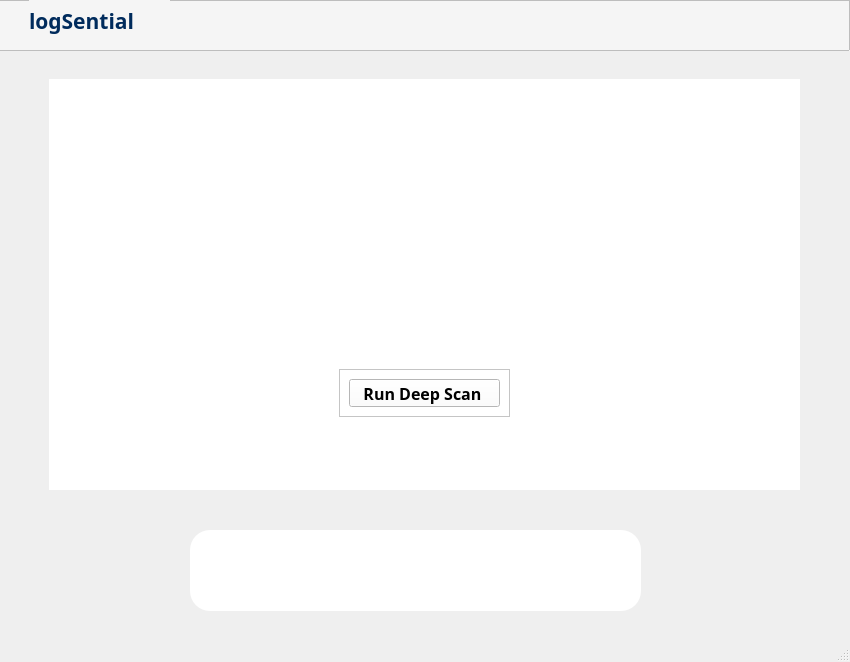
<?xml version="1.0" encoding="UTF-8"?>
<ui version="4.0">
 <class>MainWindow</class>
 <widget class="QMainWindow" name="MainWindow">
  <property name="geometry">
   <rect>
    <x>0</x>
    <y>0</y>
    <width>850</width>
    <height>662</height>
   </rect>
  </property>
  <property name="cursor">
   <cursorShape>ArrowCursor</cursorShape>
  </property>
  <property name="windowTitle">
   <string>MainWindow</string>
  </property>
  <widget class="QWidget" name="centralwidget">
   <widget class="QFrame" name="titleFrame">
    <property name="geometry">
     <rect>
      <x>-11</x>
      <y>0</y>
      <width>861</width>
      <height>51</height>
     </rect>
    </property>
    <property name="styleSheet">
     <string notr="true">QFrame {
background-color:#F5F5F5;
}</string>
    </property>
    <property name="frameShape">
     <enum>QFrame::StyledPanel</enum>
    </property>
    <property name="frameShadow">
     <enum>QFrame::Raised</enum>
    </property>
    <widget class="QLabel" name="SENTIAL">
     <property name="geometry">
      <rect>
       <x>40</x>
       <y>0</y>
       <width>141</width>
       <height>41</height>
      </rect>
     </property>
     <property name="font">
      <font>
       <family>Trebuchet MS</family>
       <pointsize>16</pointsize>
       <weight>75</weight>
       <bold>true</bold>
      </font>
     </property>
     <property name="styleSheet">
      <string notr="true">color: #002B5C;</string>
     </property>
     <property name="text">
      <string>logSential</string>
     </property>
    </widget>
    <widget class="QWidget" name="layoutWidget">
     <property name="geometry">
      <rect>
       <x>740</x>
       <y>10</y>
       <width>120</width>
       <height>26</height>
      </rect>
     </property>
     <layout class="QHBoxLayout" name="windowFlagLayout">
      <property name="spacing">
       <number>30</number>
      </property>
      <item>
       <widget class="QPushButton" name="MINIMIZE">
        <property name="styleSheet">
         <string notr="true">QPushButton{	
	border: none;
}
QPushButton:hover {
	icon: &quot;../Assets/minimize_hover.svg&quot;;
	background-color:#002b5c;
}</string>
        </property>
        <property name="text">
         <string/>
        </property>
        <property name="icon">
         <iconset>
          <normaloff>../Assets/minimize.svg</normaloff>../Assets/minimize.svg</iconset>
        </property>
       </widget>
      </item>
      <item>
       <widget class="QPushButton" name="CLOSE">
        <property name="styleSheet">
         <string notr="true">border: none;

</string>
        </property>
        <property name="text">
         <string/>
        </property>
        <property name="icon">
         <iconset>
          <normaloff>../Assets/close.svg</normaloff>../Assets/close.svg</iconset>
        </property>
       </widget>
      </item>
     </layout>
    </widget>
   </widget>
   <widget class="QFrame" name="navFrame">
    <property name="geometry">
     <rect>
      <x>190</x>
      <y>530</y>
      <width>451</width>
      <height>81</height>
     </rect>
    </property>
    <property name="styleSheet">
     <string notr="true">background-color: rgb(255, 255, 255);
border-radius:20px;</string>
    </property>
    <property name="frameShape">
     <enum>QFrame::StyledPanel</enum>
    </property>
    <property name="frameShadow">
     <enum>QFrame::Raised</enum>
    </property>
    <widget class="QPushButton" name="monitorButton">
     <property name="geometry">
      <rect>
       <x>20</x>
       <y>-10</y>
       <width>101</width>
       <height>91</height>
      </rect>
     </property>
     <property name="cursor">
      <cursorShape>PointingHandCursor</cursorShape>
     </property>
     <property name="styleSheet">
      <string notr="true">border-radius:20px;</string>
     </property>
     <property name="text">
      <string/>
     </property>
     <property name="icon">
      <iconset>
       <normaloff>../Assets/monitor.svg</normaloff>../Assets/monitor.svg</iconset>
     </property>
     <property name="iconSize">
      <size>
       <width>50</width>
       <height>50</height>
      </size>
     </property>
    </widget>
   </widget>
   <widget class="QStackedWidget" name="stackedWidget">
    <property name="geometry">
     <rect>
      <x>49</x>
      <y>79</y>
      <width>751</width>
      <height>411</height>
     </rect>
    </property>
    <widget class="QWidget" name="page">
     <property name="styleSheet">
      <string notr="true">background-color: rgb(255, 255, 255);</string>
     </property>
     <widget class="QFrame" name="frame_4">
      <property name="geometry">
       <rect>
        <x>290</x>
        <y>290</y>
        <width>171</width>
        <height>48</height>
       </rect>
      </property>
      <property name="cursor">
       <cursorShape>PointingHandCursor</cursorShape>
      </property>
      <property name="styleSheet">
       <string notr="true">QFrame {
background-color: rgb(245, 245, 245);
border-: 2px solid #002b5c;
border-radius:20px;
}
QFrame:hover {
background-color:#002b5c;
QPushButton {
	background-color:#002b5c;
}
}
QPushButton {
color: #002b5c;
background-color:rgb(245,245,245);
border: solid #002b5c;
}
QPushButton:hover {
color:#f5f5f5;
background-color:#002b5c;
}</string>
      </property>
      <property name="frameShape">
       <enum>QFrame::StyledPanel</enum>
      </property>
      <property name="frameShadow">
       <enum>QFrame::Raised</enum>
      </property>
      <layout class="QGridLayout" name="gridLayout">
       <item row="0" column="0">
        <widget class="QPushButton" name="pushButton">
         <property name="font">
          <font>
           <family>Trebuchet MS</family>
           <pointsize>12</pointsize>
           <weight>75</weight>
           <bold>true</bold>
          </font>
         </property>
         <property name="cursor">
          <cursorShape>PointingHandCursor</cursorShape>
         </property>
         <property name="styleSheet">
          <string notr="true"/>
         </property>
         <property name="text">
          <string>Run Deep Scan </string>
         </property>
        </widget>
       </item>
      </layout>
     </widget>
     <widget class="QDialogButtonBox" name="buttonBox">
      <property name="geometry">
       <rect>
        <x>110</x>
        <y>50</y>
        <width>531</width>
        <height>201</height>
       </rect>
      </property>
     </widget>
    </widget>
    <widget class="QWidget" name="page_2"/>
   </widget>
  </widget>
  <widget class="QMenuBar" name="menubar">
   <property name="geometry">
    <rect>
     <x>0</x>
     <y>0</y>
     <width>850</width>
     <height>26</height>
    </rect>
   </property>
  </widget>
  <widget class="QStatusBar" name="statusbar"/>
 </widget>
 <resources/>
 <connections/>
</ui>
